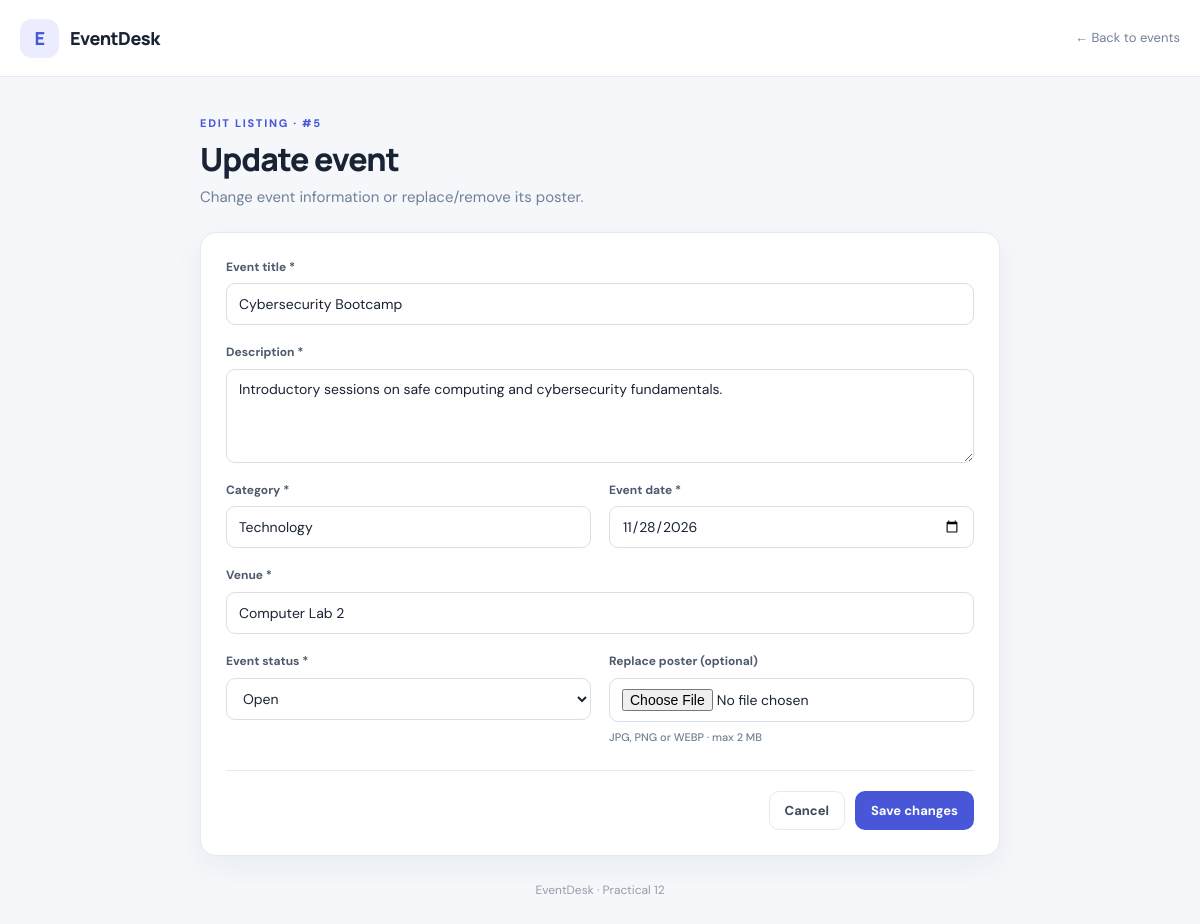
/edit.php?id=5, run on the app's committed database.
### tables this page shows
CREATE TABLE IF NOT EXISTS events (
    id INT UNSIGNED AUTO_INCREMENT PRIMARY KEY,
    title VARCHAR(150) NOT NULL,
    description TEXT NOT NULL,
    category VARCHAR(80) NOT NULL,
    event_date DATE NOT NULL,
    venue VARCHAR(180) NOT NULL,
    status ENUM('open', 'closed') NOT NULL DEFAULT 'open',
    poster_path VARCHAR(255) DEFAULT NULL,
    created_at TIMESTAMP NOT NULL DEFAULT CURRENT_TIMESTAMP,
    updated_at TIMESTAMP NOT NULL DEFAULT CURRENT_TIMESTAMP ON UPDATE CURRENT_TIMESTAMP,
    INDEX idx_event_date (event_date),
    INDEX idx_event_category (category),
    INDEX idx_event_status (status)
);

### db.php (called while the page is built, shortened)
<?php
function e(?string $value): string {
    return htmlspecialchars($value ?? '', ENT_QUOTES | ENT_SUBSTITUTE, 'UTF-8');
}

### edit.php (the view, shortened to what this page needs)
<?php
require __DIR__ . '/db.php';
$id = filter_input(INPUT_GET, 'id', FILTER_VALIDATE_INT);
$get = $conn->prepare('SELECT * FROM events WHERE id = ?');
$get->bind_param('i', $id);
$get->execute();
$event = $get->get_result()->fetch_assoc();
$values = ['title'=>$event['title'], 'description'=>$event['description'], 'category'=>$event['category'], 'event_date'=>$event['event_date'], 'venue'=>$event['venue'], 'status'=>$event['status']];
?>
<!doctype html><html lang="en"><head><meta charset="utf-8"><meta name="viewport" content="width=device-width, initial-scale=1"><title>Edit Event</title><link rel="stylesheet" href="css/style.css"></head><body>
<header class="topbar"><div class="container nav"><a class="brand" href="index.php"><span class="brand-icon">E</span> EventDesk</a><a href="index.php" class="top-link">← Back to events</a></div></header>
<main class="container narrow"><section class="form-heading"><p class="eyebrow">EDIT LISTING · #<?= (int)$id ?></p><h1>Update event</h1><p class="muted">Change event information or replace/remove its poster.</p></section>
<form class="panel form-panel" method="post" enctype="multipart/form-data"><input type="hidden" name="csrf_token" value="<?= e(csrf_token()) ?>">
<div class="form-grid">
<label class="full"><span>Event title *</span><input name="title" maxlength="150" required value="<?= e($values['title']) ?>"></label>
<label class="full"><span>Description *</span><textarea name="description" rows="4" required><?= e($values['description']) ?></textarea></label>
<label><span>Category *</span><input name="category" maxlength="80" required value="<?= e($values['category']) ?>"></label>
<label><span>Event date *</span><input type="date" name="event_date" required value="<?= e($values['event_date']) ?>"></label>
<label class="full"><span>Venue *</span><input name="venue" maxlength="180" required value="<?= e($values['venue']) ?>"></label>
<label><span>Event status *</span><select name="status"><option value="open" <?= $values['status']==='open'?'selected':'' ?>>Open</option></select></label>
<label><span>Replace poster (optional)</span><input type="file" name="poster" accept=".jpg,.jpeg,.png,.webp,image/jpeg,image/png,image/webp"><small>JPG, PNG or WEBP · max 2 MB</small></label>
</div><div class="form-actions"><a class="button light" href="index.php">Cancel</a><button class="button primary" type="submit">Save changes</button></div></form>
</main><footer class="footer">EventDesk · Practical 12</footer></body></html>

### css/style.css (style rules this page uses)
:root { --bg:#f5f7fb;--ink:#192334;--muted:#718096;--line:#e5eaf1;--primary:#4856d8;--primary2:#3542b7;--green:#16794d;--red:#b42318;--shadow:0 10px 30px rgba(20,35,60,.055) }
* { box-sizing:border-box }
body { margin:0;background:var(--bg);color:var(--ink);font:15px/1.55 'DM Sans',Arial,sans-serif }
a { color:inherit;text-decoration:none }
.container { width:min(1180px,calc(100% - 40px));margin:auto }
.topbar { background:#fff;border-bottom:1px solid var(--line) }
.nav { height:76px;display:flex;align-items:center;justify-content:space-between;gap:20px }
.brand { display:flex;align-items:center;gap:11px;font:800 18px Manrope,sans-serif;letter-spacing:-.5px }
.brand-icon { display:grid;place-items:center;width:39px;height:39px;border-radius:12px;background:#ebedff;color:var(--primary);font-weight:800 }
.nav-note,.top-link { font-size:13px;color:var(--muted) }
.button { display:inline-flex;align-items:center;justify-content:center;border:1px solid transparent;border-radius:10px;padding:10px 15px;font:700 13px 'DM Sans',sans-serif;cursor:pointer;white-space:nowrap;transition:.15s }
.button.primary { background:var(--primary);color:#fff }
.button.light { background:#fff;border-color:var(--line);color:#3d485b }
.eyebrow { font-size:11px;font-weight:800;letter-spacing:1.7px;color:var(--primary);margin:0 0 8px }
.hero h1,.form-heading h1 { font:800 32px/1.2 Manrope,sans-serif;letter-spacing:-1px;margin:0 }
.muted { color:var(--muted);margin:8px 0 0 }
.stat-card,.panel { background:#fff;border:1px solid var(--line);border-radius:16px;box-shadow:var(--shadow) }
label { display:flex;flex-direction:column;gap:7px;color:#4d596c;font-size:12px;font-weight:700 }
input,select,textarea { width:100%;min-height:42px;border:1px solid #d9e0e9;border-radius:9px;padding:10px 12px;background:#fff;color:var(--ink);font:14px 'DM Sans',sans-serif;outline:none }
textarea { resize:vertical }
.footer { text-align:center;padding:25px;color:#929cab;font-size:12px }
.narrow { max-width:800px }
.form-heading { padding:38px 0 22px }
.form-panel { padding:25px }
.form-grid { display:grid;grid-template-columns:1fr 1fr;gap:18px }
.form-grid .full { grid-column:1/-1 }
label small { font-size:11px;color:var(--muted);font-weight:500 }
.form-actions { display:flex;justify-content:flex-end;gap:10px;margin-top:24px;padding-top:20px;border-top:1px solid var(--line) }

### data on the page
events: title "Cybersecurity Bootcamp", description "Introductory sessions on safe computing and cybersecurity fundamentals.", category "Technology", event_date "11/28/2026", venue "Computer Lab 2", status "Open"

### other printed values
$id "5"
